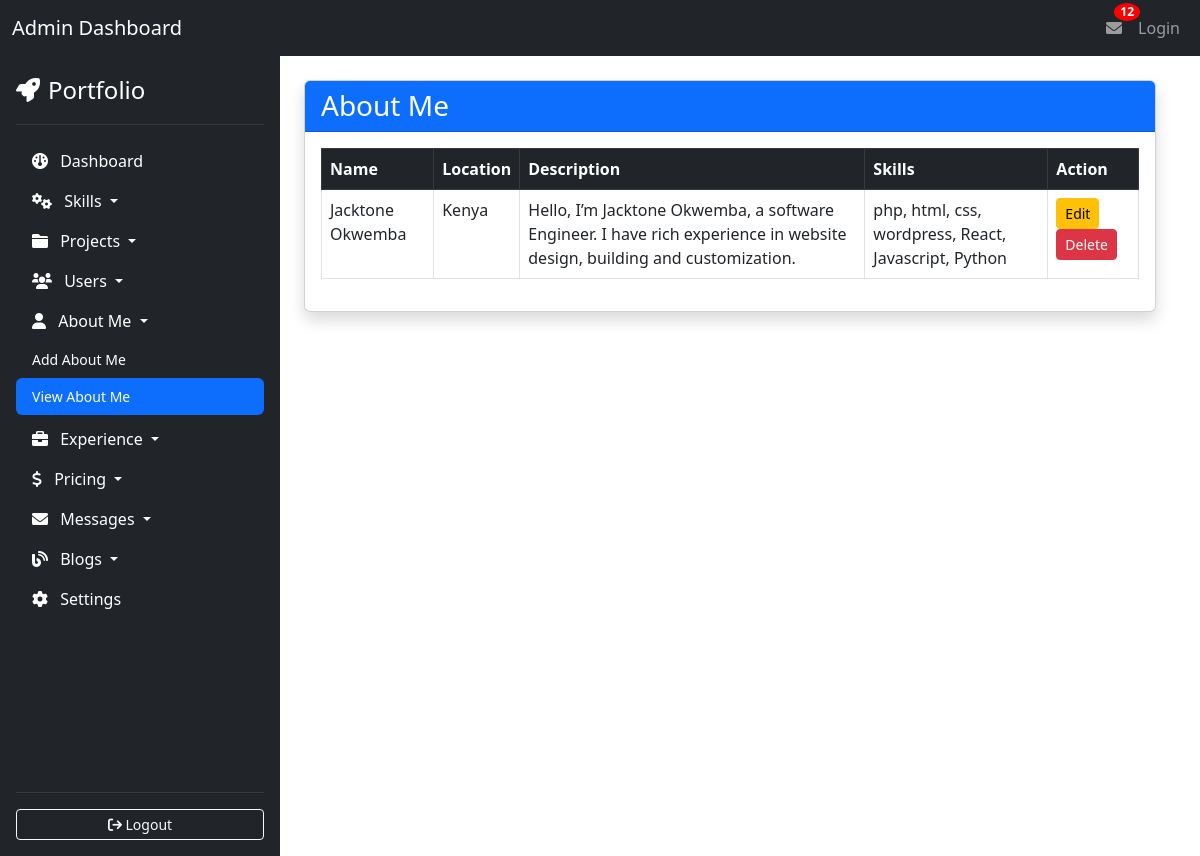
The app's page /admin/view_about_me.php with its own data.
### tables this page shows
CREATE TABLE `about_me` (
  `id` int(11) NOT NULL,
  `name` varchar(100) NOT NULL,
  `location` varchar(100) NOT NULL,
  `description` text NOT NULL,
  `skills` text NOT NULL
);

### admin/view_about_me.php (the view)
<?php
include 'header.php';
include 'config.php';
$query = "SELECT * FROM about_me";
$result = $conn->query($query);
?>
<div class="container-fluid">
    <div class="row">
        <?php include('sidebar.php'); ?>
        <div class="col-9 p-4">
            <div class="card shadow">
                <div class="card-header bg-primary text-white">
                    <h3 class="mb-0">About Me</h3>
                </div>
                <div class="card-body">
                    <table class="table table-hover table-bordered">
                        <thead class="table-dark">
                            <tr>
                                <th>Name</th>
                                <th>Location</th>
                                <th>Description</th>
                                <th>Skills</th>
                                <th>Action</th>
                            </tr>
                        </thead>
                        <tbody>
                            <?php while ($row = $result->fetch_assoc()) { ?>
                                <tr>
                                    <td><?= htmlspecialchars($row['name']); ?></td>
                                    <td><?= htmlspecialchars($row['location']); ?></td>
                                    <td><?= htmlspecialchars($row['description']); ?></td>
                                    <td><?= htmlspecialchars($row['skills']); ?></td>
                                    <td>
                                        <a href="edit_about_me.php?id=<?= $row['id']; ?>" class="btn btn-warning btn-sm">Edit</a>
                                        <a href="delete_about_me.php?id=<?= $row['id']; ?>" class="btn btn-danger btn-sm" onclick="return confirm('Are you sure?');">Delete</a>
                                    </td>
                                </tr>
                            <?php } ?>
                        </tbody>
                    </table>
                </div>
            </div>
        </div>
    </div>
</div>
<?php include('footer.php'); ?>

### records on screen
about_me: name "Jacktone Okwemba", location "Kenya", description "Hello, I’m Jacktone Okwemba, a software Engineer. I have rich experience in website design, building and customization.", skills "php, html, css, wordpress, React, Javascript, Python"

### other values on screen
$unreadCount "12"
